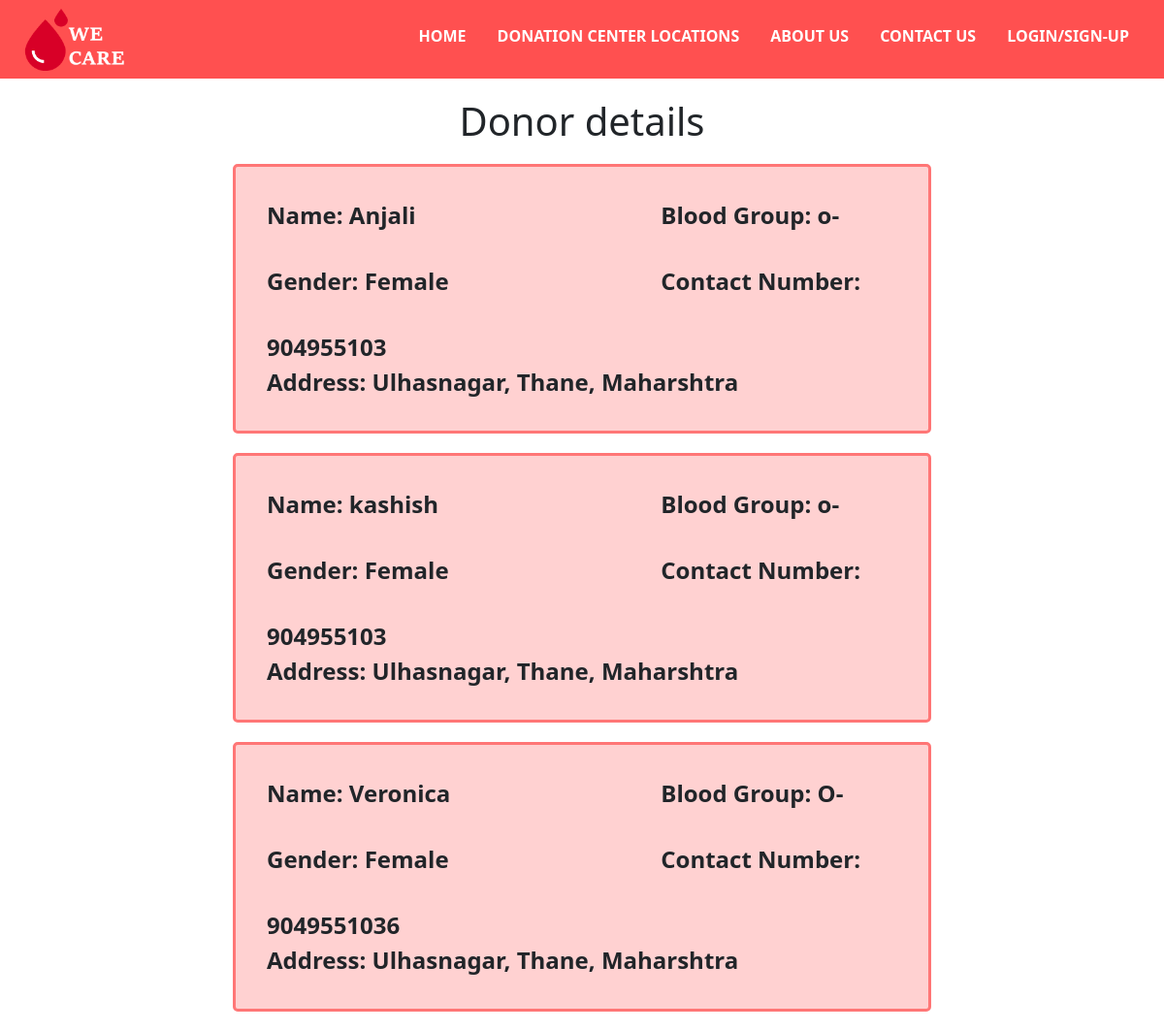
/donor_details.php?id=o-, run on the app's committed database.
### tables this page shows
CREATE TABLE `details` (
  `name` varchar(50) NOT NULL,
  `gender` varchar(15) NOT NULL,
  `blood_grp` varchar(10) NOT NULL,
  `aadhaar_no` bigint(12) NOT NULL,
  `date` date NOT NULL,
  `contact_no` bigint(10) NOT NULL,
  `email` varchar(25) NOT NULL,
  `state` varchar(20) NOT NULL,
  `district` varchar(20) NOT NULL,
  `city` varchar(20) NOT NULL
);

### donor_details.php (the view, shortened to what this page needs)
<!DOCTYPE html>
<html lang="en">
<head>
	<link href="https://cdn.jsdelivr.net/npm/bootstrap@5.0.2/dist/css/bootstrap.min.css" rel="stylesheet">
    <link rel="stylesheet" href="style.css">
	<link rel="stylesheet" href="donor.css">
</head>
<body>
	<header>
<?php
	include "navbar.php";
	?>
	</header>
	<?php
	include "config.php";
	$pasta = $_GET['id'] ;
	$sql = "SELECT * from details where blood_grp = '$pasta' ";
	$result=mysqli_query($conn,$sql);
	$rows=mysqli_fetch_assoc($result);
	?>
	<h1>Donor details</h1>
 				<?php
                    do{
                ?>
		<div class="pizza">
		<span id="namee" class="det">Name: <?php echo $rows['name'] ?></span>
		<span class="det">Blood Group: <?php echo $rows['blood_grp']?></span> <br>
		<span id="genderr" class="det">Gender: <?php echo $rows['gender'] ?></span>
		<span id="num" class="det">Contact Number: <?php echo $rows['contact_no'] ?></span>
		<div id="addr" class="det">Address: <?php echo $rows['city'].",&nbsp;";
	 								echo $rows['district'].",&nbsp;";
	 								echo $rows['state']?></div>
	</div>
	<?php
                    }while($rows=mysqli_fetch_assoc($result))
                ?>
</body>
</html>

### navbar.php (shortened to what this page needs)
<nav class="navbar navbar-expand-lg navbar-dark" id="nav-color">
  <div class="container-fluid">
    <a href="index.php">
    <img src="img/blood.png" alt="" width="120px"> </a>
    <div class="collapse navbar-collapse" id="navbarTogglerDemo01">
      <ul class="navbar-nav ms-auto">
        <li class="nav-item">
          <a class="nav-link active" aria-current="page" href="index.php">HOME</a>
        </li>
        <li class="nav-item">
          <a class="nav-link show" href="#" id="search">DONATION CENTER LOCATIONS</a>
        </li>
        <li class="nav-item">
          <a class="nav-link" href="#about">ABOUT US</a>
        </li>
        <li class="nav-item">
          <a class="nav-link" href="#">CONTACT US</a>
        </li>
        <li class="nav-item">
          <a class="nav-link show" href="login.php" id="login">LOGIN/SIGN-UP</a>
        </li>
        <br>
        <br>
      </ul>
      <br>
    </div>
  </div>
</nav>

### style.css (style rules this page uses)
body { overflow-x: hidden; top: 0px !important; }
header { background-color: rgb(255, 80, 80); color: white; }
a.nav-link { margin-right: 1rem; color: white !important; font-weight: bold !important; }
#nav-color { color: white; }
.show { display: block; }

### donor.css (style rules this page uses)
h1 { text-align: center; margin-top: 20px; margin-bottom: 20px; }
.pizza { background-color: rgb(255, 209, 209) ; width: 60%; margin: auto; margin-bottom: 20px; font-size: 1.5rem; padding-left:2rem ; padding-top: 2rem; font-weight: bold; border-radius: 5px; border: 3px solid #ff7676; }
#namee,#genderr { display: inline-block; width: 25rem; }
.det { padding-bottom: 2rem; }

### data on the page
details: name "Anjali", blood_grp "o-", gender "Female", contact_no "904955103", city "Ulhasnagar", district "Thane", state "Maharshtra"
details: name "kashish", blood_grp "o-", gender "Female", contact_no "904955103", city "Ulhasnagar", district "Thane", state "Maharshtra"
details: name "Veronica", blood_grp "O-", gender "Female", contact_no "9049551036", city "Ulhasnagar", district "Thane", state "Maharshtra"
